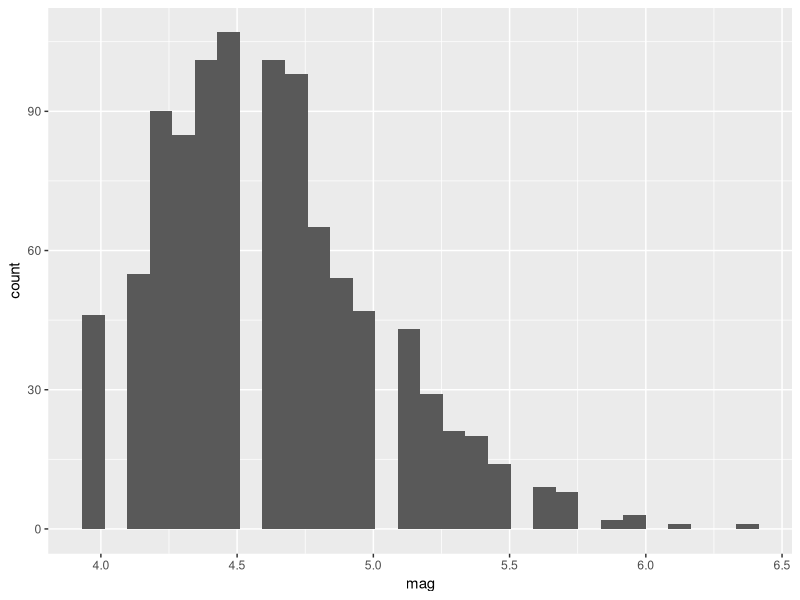
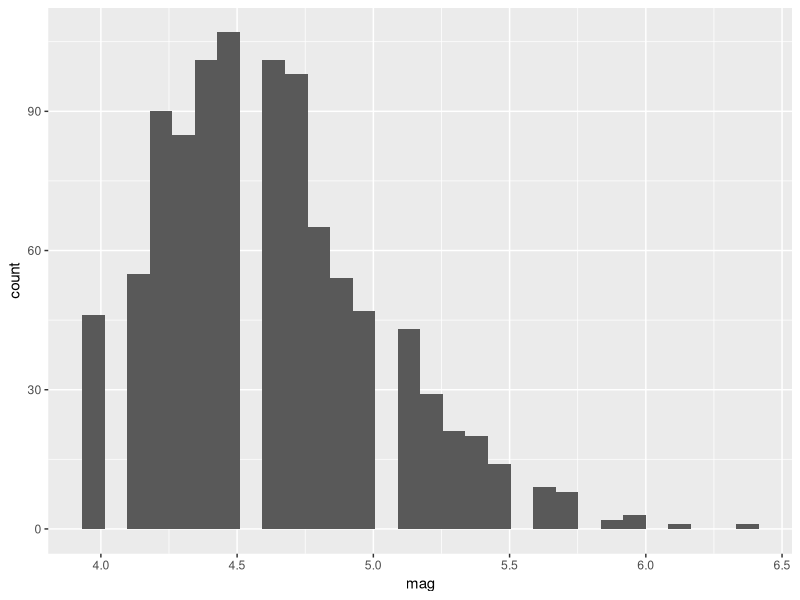
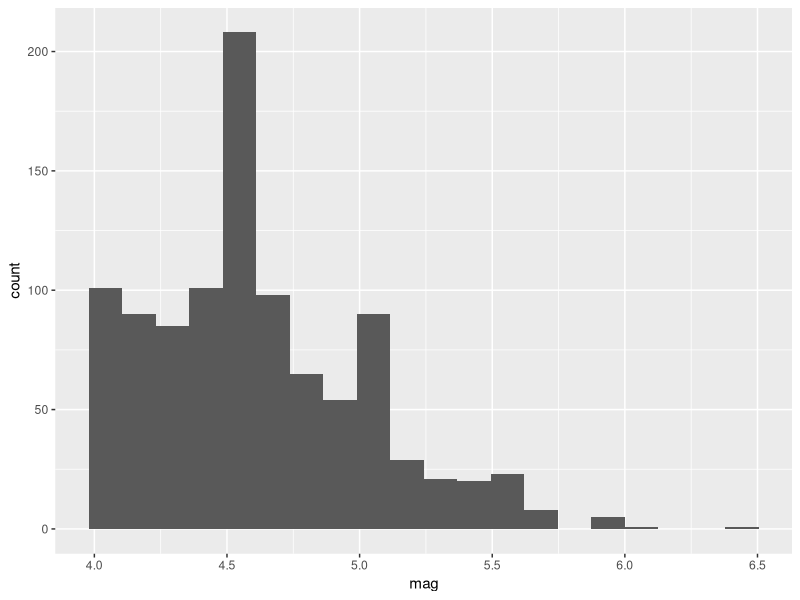
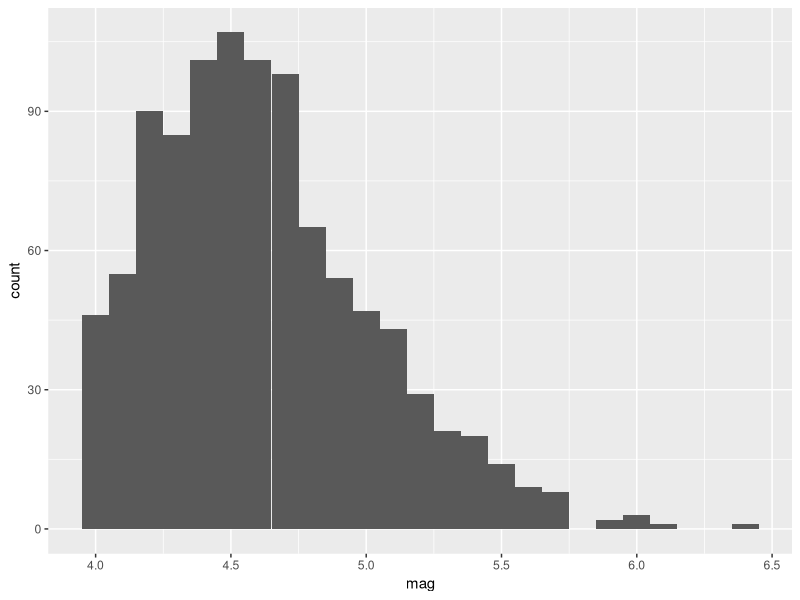
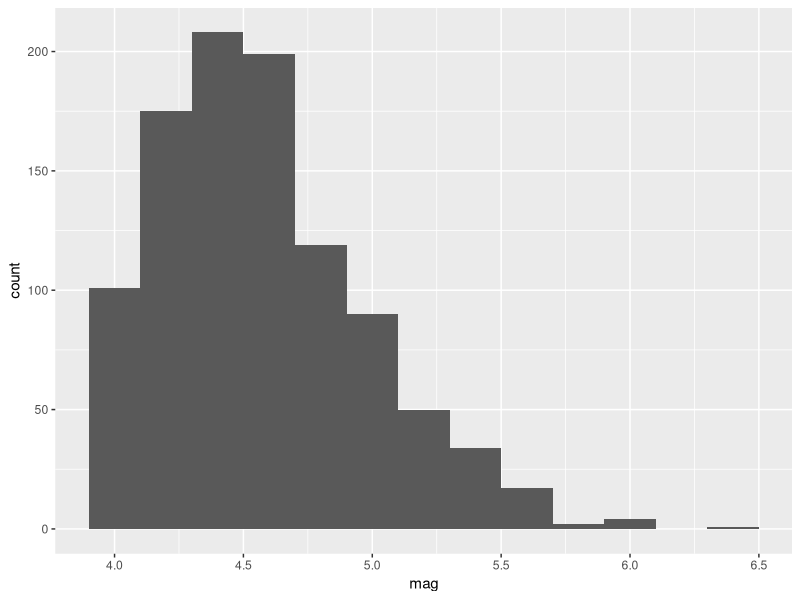
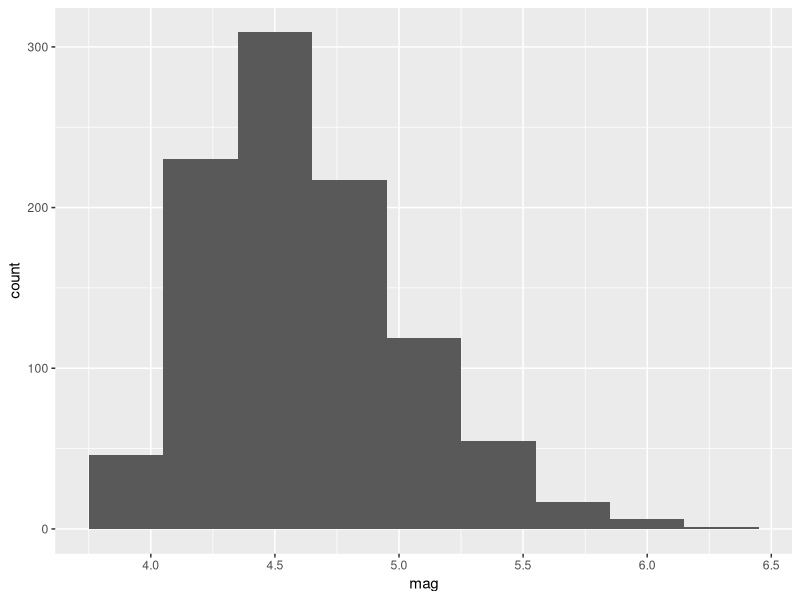
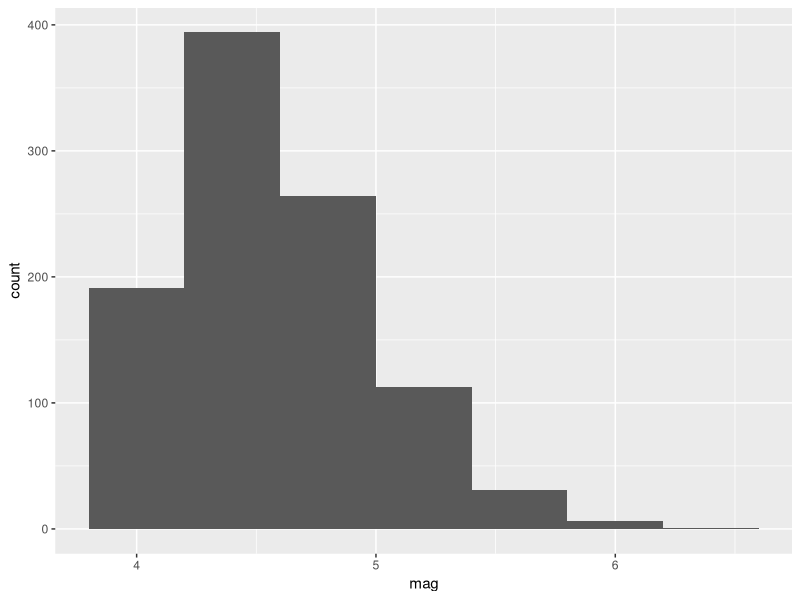
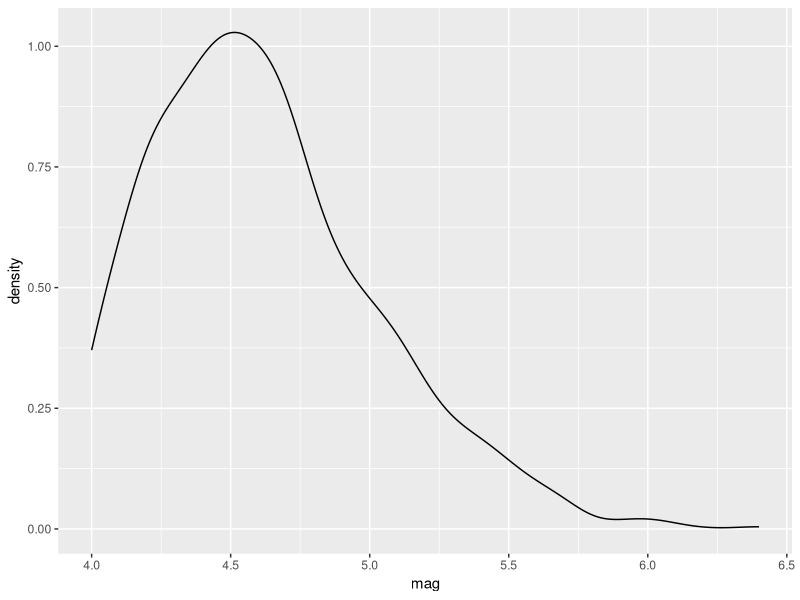

R code for these plots, in order:
## ---- chunk 1
library(tidyverse)

data(quakes)
head(quakes) # first 6 rows
tail(quakes) # last 6 rows
## ---- chunk 2
ggplot(data=quakes) +
  geom_histogram(mapping=aes(x=mag))
## ---- chunk 3
ggplot(data=quakes) +
  geom_histogram(mapping=aes(x=mag))
ggplot(data=quakes) +
  geom_histogram(mapping=aes(x=mag), bins=20)
## ---- chunk 4
ggplot(data=quakes) +
  geom_histogram(mapping=aes(x=mag), binwidth = 0.1)
ggplot(data=quakes) +
  geom_histogram(mapping=aes(x=mag), binwidth = 0.2)
ggplot(data=quakes) +
  geom_histogram(mapping=aes(x=mag), binwidth = 0.3)
ggplot(data=quakes) +
  geom_histogram(mapping=aes(x=mag), binwidth = 0.4)
## ---- chunk 5
ggplot(data=quakes) +
  geom_density(mapping=aes(x=mag))
## ---- chunk 6
ggplot(data=quakes) +
  geom_density(mapping=aes(x=mag), adjust=1)
ggplot(data=quakes) +
  geom_density(mapping=aes(x=mag), adjust=0.5) # gives less smoothing
ggplot(data=quakes) +
  geom_density(mapping=aes(x=mag), adjust=2) # gives more smoothing
## ---- chunk 7
ggplot(data=quakes) +
  geom_boxplot(mapping=aes(x=mag))
## ---- chunk 8
ggplot(data=quakes) +
  geom_boxplot(mapping=aes(x=mag), col='blue', fill='yellow')
ggplot(data=quakes) +
  geom_histogram(mapping=aes(x=mag), binwidth=0.2, col='blue', fill='yellow')
ggplot(data=quakes) +
  geom_density(mapping=aes(x=mag), col='blue', fill='yellow')
ggplot(data=quakes) +
  geom_density(mapping=aes(x=mag), col='transparent', fill='yellow') # no colour
## ---- chunk 9
ggplot(data=quakes) +
  geom_boxplot(mapping=aes(x=depth))
ggplot(data=quakes) +
  geom_histogram(mapping=aes(x=depth))
ggplot(data=quakes) +
  geom_density(mapping=aes(x=depth))
## ---- chunk 10
quakes_cat <- mutate(quakes, how_deep = if_else(depth < 300, "shallow", "deep"))

ggplot(data=quakes_cat) +
  geom_boxplot(mapping=aes(x=mag, y=how_deep))
## ---- chunk 11
ggplot(data=quakes_cat) +
  geom_boxplot(mapping=aes(x=mag, y=how_deep, fill=how_deep)) +
  guides(fill = 'none')
## ---- chunk 12
ggplot(data=quakes_cat) +
  geom_density(mapping=aes(x=mag, fill=how_deep), alpha=0.5)
## ---- chunk 13
ggplot(data=quakes_cat) +
  geom_histogram(mapping=aes(x=mag, fill=how_deep), binwidth=0.2)
## ---- chunk 14
ggplot(data=quakes_cat) +
  geom_histogram(mapping=aes(x=mag, fill=how_deep), 
                 binwidth=0.2,
                 position='dodge') # side by side histograms. Not preferred!
ggplot(data=quakes_cat) +
  geom_histogram(mapping=aes(x=mag, fill=how_deep), 
                 binwidth=0.2,
                 position='identity',
                 alpha=0.5) # one on top of the other, add transparency.
